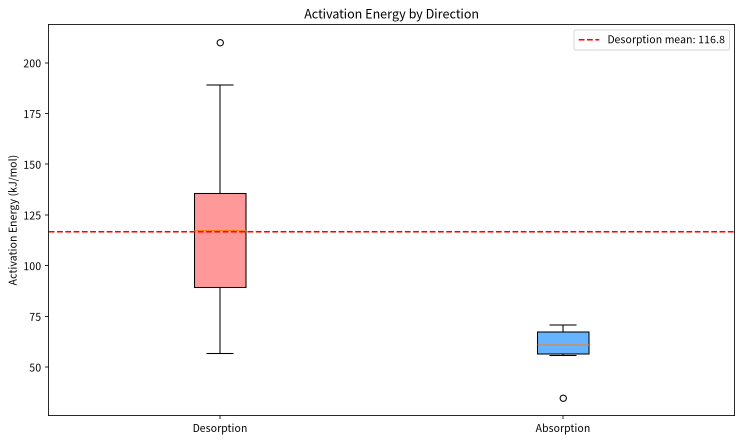
#> input picture research/shusheng_run/ws35/data/ea_by_direction.png, 1484 x 884 px (shown at 1/2 size)
$ python -i server.py   (imports and definitions only)
#> lines starting #> are read from the running program, lines starting #| are printed output that depends on the picture
"""Vision Pixel MCP Server — 通用像素级视觉工具.

移植自 dsh-vision-router 的像素闭环能力, 用 PIL/numpy 纯 Python 实现,
无 Node/sharp/tesseract/chrome 依赖. 提供与 huginn 已有 image_analysis_tool
(材料科学 SEM/TEM/EDS 分析) 互补的通用像素操作:

  - vision_crop                按像素框裁剪放大
  - vision_colors              主色提取 (hex + 占比)
  - vision_pixel_diff          逐像素对比: 差异率 + 最差区块
  - vision_extract_foreground  边界洪泛抠图 (纯色背景 → 透明 PNG)
  - vision_trace               简易 SVG 矢量化 (色块轮廓)
  - vision_describe            基础看图问答 (返回尺寸/通道/主色摘要)

启动: python server.py [--transport stdio|sse]
"""
from __future__ import annotations

import argparse
import asyncio
import base64
import io
import json
import os
import sys
from collections import Counter
from pathlib import Path
from typing import Any

from mcp.server import NotificationOptions, Server
from mcp.server.models import InitializationOptions
from mcp.server.stdio import stdio_server
from mcp.types import TextContent, Tool, Resource

try:
    from PIL import Image
    import numpy as np
    _HAS_NP = True
except Exception:  # pragma: no cover
    _HAS_NP = False

# [1 line that did not run here, left out]

MAX_SIDE = 2000  # 最长边上限, 防止极端宽高比


def _load_image(path: str) -> "Image.Image":
    """按魔数读取图片, 无扩展名也能识别. 最长边超限自动等比降采样."""
    img = Image.open(path)
#> img is the input picture: PIL image 1484x884 RGBA; mean R, G, B, A 251.3, 249.5, 249.7, 255
    img.load()
    w, h = img.size
#> w = 1484; h = 884
    scale = min(1.0, MAX_SIDE / max(w, h))
#> scale = 1
    if scale < 1.0:
        img = img.resize((max(1, int(w * scale)), max(1, int(h * scale))), Image.LANCZOS)
    if img.mode not in ("RGB", "RGBA"):
        img = img.convert("RGB")
    return img


# [37 lines left out: functions _encode_png, _to_rgba, vision_crop, not called in this run]


def vision_colors(image_path: str, top: int = 8) -> dict[str, Any]:
    """主色提取: 量化后返回 hex + 占比."""
    img = _load_image(image_path).convert("RGB")
#> img: PIL image 1484x884 RGB
    small = img.resize((max(1, img.width // 8), max(1, img.height // 8)), Image.BOX)
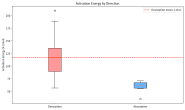
#> small: PIL image 185x110 RGB; mean R, G, B 251.3, 249.5, 249.7
    colors = Counter(small.getdata())
#> colors = 202 items
    total = sum(colors.values())
#> total = 20350
    out = []
    for (r, g, b), cnt in colors.most_common(top):
        out.append({"hex": f"#{r:02x}{g:02x}{b:02x}", "rgb": [r, g, b],
                    "ratio": round(cnt / total, 4)})
#> this loop made 8 passes
#> (r, g, b, cnt) on passes 1 to 8: (255, 255, 255, 18496), (202, 202, 202, 524), (255, 153, 153, 252), (244, 244, 244, 80), (254, 254, 254, 71), (190, 190, 190, 60), (255, 155, 155, 33), (189, 151, 151, 31)
#> after the loop, out = 8 items
    return {"colors": out, "image_size": [img.width, img.height]}


# [140 lines left out: functions vision_pixel_diff, vision_extract_foreground, vision_trace, vision_describe, not called in this run]


# ---------------------------------------------------------------------------
# MCP 工具注册
# ---------------------------------------------------------------------------

TOOLS: dict[str, dict[str, Any]] = {
    "vision_crop": {
        "description": ("按像素框 x1,y1,x2,y2 裁剪放大图片. "
                        "返回裁剪后的 PNG (base64) 与区域坐标."),
        "inputSchema": {"type": "object",
                        "properties": {
                            "image_path": {"type": "string", "description": "图片路径"},
                            "region": {"type": "string", "description": "x1,y1,x2,y2"},
                        },
                        "required": ["image_path", "region"]},
        "fn": vision_crop,
    },
    "vision_colors": {
        "description": "提取图片主色 (hex + 占比).",
        "inputSchema": {"type": "object",
                        "properties": {
                            "image_path": {"type": "string"},
                            "top": {"type": "integer", "default": 8},
                        },
                        "required": ["image_path"]},
        "fn": vision_colors,
    },
    "vision_pixel_diff": {
        "description": "逐像素对比两张图, 返回差异率与最差区域.",
        "inputSchema": {"type": "object",
                        "properties": {
                            "original": {"type": "string"},
                            "rebuilt": {"type": "string"},
                            "threshold": {"type": "integer", "default": 16},
                        },
                        "required": ["original", "rebuilt"]},
        "fn": vision_pixel_diff,
    },
    "vision_extract_foreground": {
        "description": "边界洪泛抠图: 纯色背景变透明, 返回透明 PNG.",
        "inputSchema": {"type": "object",
                        "properties": {
                            "image_path": {"type": "string"},
                            "bg_tolerance": {"type": "integer", "default": 24},
                        },
                        "required": ["image_path"]},
        "fn": vision_extract_foreground,
    },
    "vision_trace": {
        "description": "简易 SVG 矢量化: 颜色量化后输出色块矩形轮廓.",
        "inputSchema": {"type": "object",
                        "properties": {
                            "image_path": {"type": "string"},
                            "steps": {"type": "integer", "default": 4},
                        },
                        "required": ["image_path"]},
        "fn": vision_trace,
    },
    "vision_describe": {
        "description": "基础看图摘要 (尺寸/模式/主色). 深度语义走 image_analysis_tool.",
        "inputSchema": {"type": "object",
                        "properties": {"image_path": {"type": "string"}},
                        "required": ["image_path"]},
        "fn": vision_describe,
    },
}


# [34 lines not run here, left out]


# [9 lines left out: function console_main, not called in this run]


# [2 lines not run here, left out]

>>> result = vision_colors('../../research/shusheng_run/ws35/data/ea_by_direction.png')
#> result = 2 items
